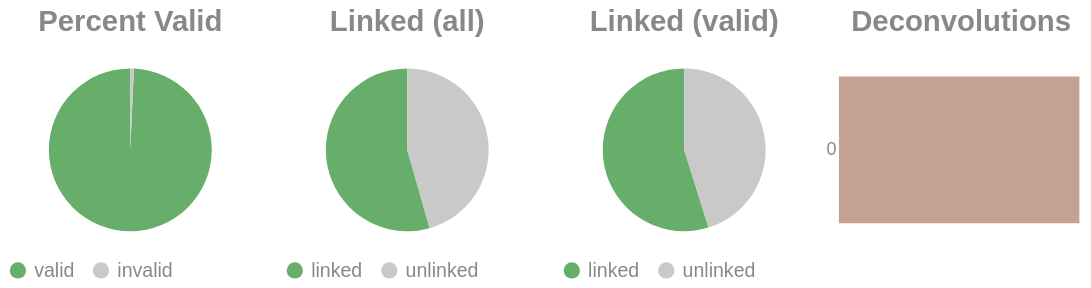

The code cell stored with this chart in its notebook:
### Code cell
if SKIPLR:
    pass
else:
    clash = Counter()
    for i in valids['molecule'].to_list():
        _mol = i.split("-")
        if len(_mol) == 1:
            clash.update('0')
        else:
            clash.update(_mol[-1])

    _d = {"deconvolutions": [], 'count': []}
    for k,v in clash.items():
        _d['deconvolutions'].append(k)
        _d['count'].append(v)

    tot_valid = valids['reads'].sum()
    mask = valids['reads'] >= 2
    n_linked_reads = valids.filter(mask)['reads'].sum()
    if n_linked_reads == 0:
        print_html("No linked molecules (>=2 reads) were detected; skipping linked-only distributions.")
        SKIPLR = True
    else:
        perc_valid = round(tot_valid / n_reads, 4)
        linked_perc_abs = round(n_linked_reads / n_reads, 4)
        linked_perc = round(n_linked_reads / tot_valid, 4)

    _valid = pl.DataFrame({"valids": ['valid', 'invalid'], "count": [tot_valid, n_reads - tot_valid]})
    _linked_abs = pl.DataFrame({"linked (absolute)": ['linked', 'unlinked'], "count": [n_linked_reads, n_reads - n_linked_reads]})
    _linked_rel = pl.DataFrame({"linked (valids)": ['linked', 'unlinked'], "count": [n_linked_reads, tot_valid - n_linked_reads]})

    (
        alt.hconcat(
            piechart(_valid, goodval = 'valid', title = "Percent Valid"),
            piechart(_linked_abs, goodval = "linked", title =  "Linked (all)"),
            piechart(_linked_rel, goodval = "linked", title =  "Linked (valid)"),
            convolutionbar(pl.DataFrame(_d), title = "Deconvolutions"),
            center = True,
            bounds = 'flush'
        )
        .resolve_scale(color='independent')
        .resolve_legend('independent')
        .properties(usermeta={'embedOptions': {"actions": False}})
    ).display()

### Figure 1 — Vega-Lite specification as saved in the notebook (floating-point values rounded to 4 significant figures)
{"width": "container", "height": 400, "config": {"title": {"anchor": "start", "dy": -15, "fontSize": 18, "color": "#888888", "subtitleColor": "#888888", "subtitleFontSize": 14}, "arc": {"fill": "#0072B2"}, "axis": {"domainColor": "#888888", "domainWidth": 0.5, "gridWidth": 0.2, "grid": false, "titleFontWeight": 400, "titleFontSize": 15, "labelFontSize": 11, "labelColor": "#888888", "tickColor": "#888888", "tickWidth": 0.2, "titleColor": "#888888"}, "axisBand": {"grid": false}, "axisX": {"grid": true, "tickSize": 10, "domainCap": "round"}, "axisY": {"domain": false, "grid": true, "tickSize": 0, "domainCap": "round"}, "background": "transparent", "header": {"labelFontSize": 15, "labelColor": "#888888", "titleFontSize": 15, "titleFontWeight": 600, "titleColor": "#888888"}, "legend": {"labelFont": "sans-serif", "labelFontSize": 12, "labelColor": "#888888", "symbolSize": 100, "symbolType": "circle", "titleFontSize": 12, "titlePadding": 10, "titleColor": "#888888", "title": null}, "range": {"category": ["#E69F00", "#56B4E9", "#009E73", "#F0E442", "#0072B2", "#D55E00", "#CC79A7", "#000000"], "diverging": ["#cfe8f3", "#a2d4ec", "#73bfe2", "#46abdb", "#1696d2", "#12719e"]}, "area": {"fill": "#0072B2", "fillOpacity": 0.7, "line": true, "strokeOpacity": 0.7}, "line": {"color": "#0072B2", "stroke": "#0072B2", "strokeWidth": 2}, "trail": {"color": "#0072B2", "stroke": "#0072B2", "strokeWidth": 0, "size": 1}, "point": {"filled": true, "fillOpacity": 1.0, "size": 95}, "text": {"color": "#888888", "fontSize": 11, "align": "right", "fontWeight": 400, "size": 11}, "bar": {"fill": "#0072B2", "stroke": null}, "view": {"stroke": null, "continuousWidth": 660, "continuousHeight": 400}}, "hconcat": [{"data": {"name": "data-1a4608fbe17346385bef3d891c37cf56"}, "mark": {"type": "arc"}, "encoding": {"color": {"field": "valids", "legend": {"orient": "bottom", "title": null}, "scale": {"domain": ["valid", "invalid"], "range": ["#68ae6b", "#C9C9C9"]}, "title": "Valids", "type": "nominal"}, "theta": {"field": "count", "type": "quantitative"}, "tooltip": [{"field": "valids", "title": "Valids", "type": "ordinal"}, {"field": "percent", "format": ".2%", "title": "Percent", "type": "quantitative"}, {"field": "count", "title": "Count", "type": "quantitative"}]}, "height": 100, "title": {"text": "Percent Valid", "align": "center", "anchor": "middle"}, "transform": [{"calculate": "datum.count / 18403952", "as": "percent"}], "width": 150}, {"data": {"name": "data-5a043086ff8012836f735e6e9b123cd3"}, "mark": {"type": "arc"}, "encoding": {"color": {"field": "linked (absolute)", "legend": {"orient": "bottom", "title": null}, "scale": {"domain": ["linked", "unlinked"], "range": ["#68ae6b", "#C9C9C9"]}, "title": "Linked (Absolute)", "type": "nominal"}, "theta": {"field": "count", "type": "quantitative"}, "tooltip": [{"field": "linked (absolute)", "title": "Linked (Absolute)", "type": "ordinal"}, {"field": "percent", "format": ".2%", "title": "Percent", "type": "quantitative"}, {"field": "count", "title": "Count", "type": "quantitative"}]}, "height": 100, "title": {"text": "Linked (all)", "align": "center", "anchor": "middle"}, "transform": [{"calculate": "datum.count / 18403952", "as": "percent"}], "width": 150}, {"data": {"name": "data-2b688df0bfbefb5b5ac278eb54475c32"}, "mark": {"type": "arc"}, "encoding": {"color": {"field": "linked (valids)", "legend": {"orient": "bottom", "title": null}, "scale": {"domain": ["linked", "unlinked"], "range": ["#68ae6b", "#C9C9C9"]}, "title": "Linked (Valids)", "type": "nominal"}, "theta": {"field": "count", "type": "quantitative"}, "tooltip": [{"field": "linked (valids)", "title": "Linked (Valids)", "type": "ordinal"}, {"field": "percent", "format": ".2%", "title": "Percent", "type": "quantitative"}, {"field": "count", "title": "Count", "type": "quantitative"}]}, "height": 100, "title": {"text": "Linked (valid)", "align": "center", "anchor": "middle"}, "transform": [{"calculate": "datum.count / 18275799", "as": "percent"}], "width": 150}, {"data": {"name": "data-8fa78c04a831796bce358739e086d3d8"}, "mark": {"type": "bar"}, "encoding": {"color": {"field": "deconvolutions", "legend": null, "scale": {"scheme": "lightgreyred"}, "type": "nominal"}, "tooltip": [{"field": "deconvolutions", "title": "Deconvolutions", "type": "ordinal"}, {"field": "percent", "format": ".2%", "title": "Percent", "type": "quantitative"}, {"field": "count", "title": "Count", "type": "quantitative"}], "x": {"axis": null, "field": "count", "type": "quantitative"}, "y": {"field": "deconvolutions", "sort": "ascending", "title": null, "type": "nominal"}}, "height": 100, "title": {"text": "Deconvolutions", "align": "center", "anchor": "middle"}, "transform": [{"calculate": "datum.count / 11808992", "as": "percent"}], "width": 150}], "bounds": "flush", "center": true, "resolve": {"legend": {"angle": "independent"}, "scale": {"color": "independent"}}, "usermeta": {"embedOptions": {"actions": false}}, "$schema": "https://vega.github.io/schema/vega-lite/v6.1.0.json", "datasets": {"data-1a4608fbe17346385bef3d891c37cf56": [{"valids": "valid", "count": 18275799}, {"valids": "invalid", "count": 128153}], "data-5a043086ff8012836f735e6e9b123cd3": [{"linked (absolute)": "linked", "count": 10018583}, {"linked (absolute)": "unlinked", "count": 8385369}], "data-2b688df0bfbefb5b5ac278eb54475c32": [{"linked (valids)": "linked", "count": 10018583}, {"linked (valids)": "unlinked", "count": 8257216}], "data-8fa78c04a831796bce358739e086d3d8": [{"deconvolutions": "0", "count": 11808992}]}}
